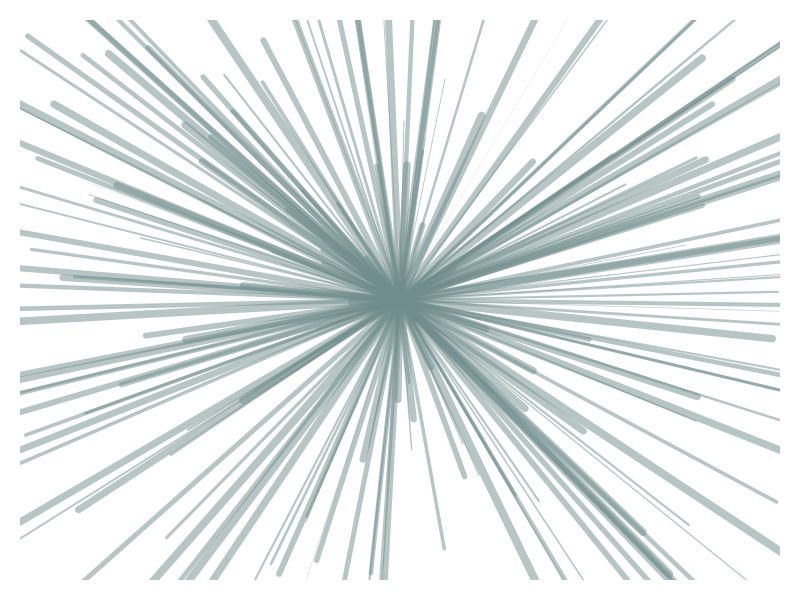
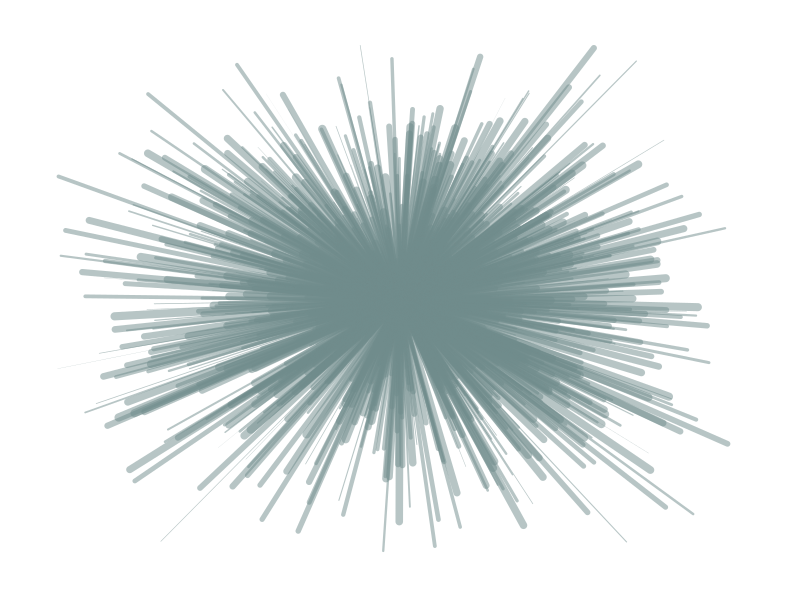
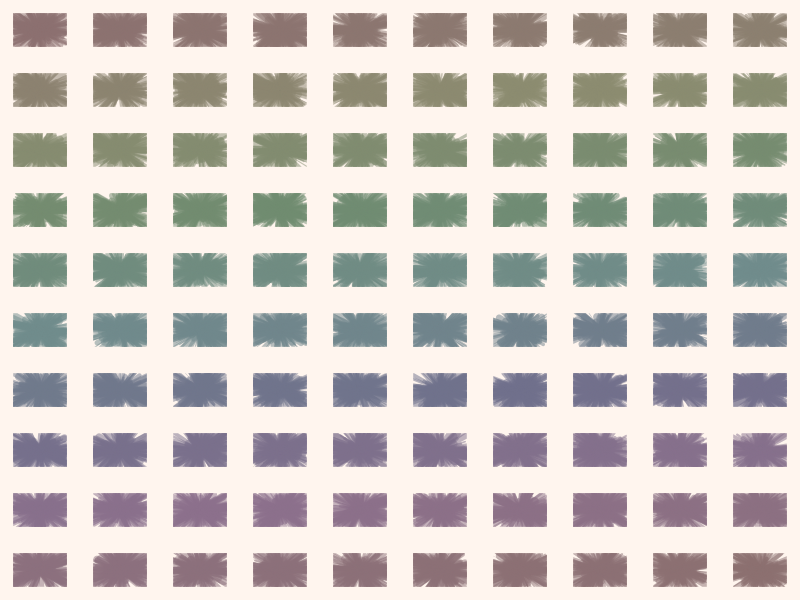
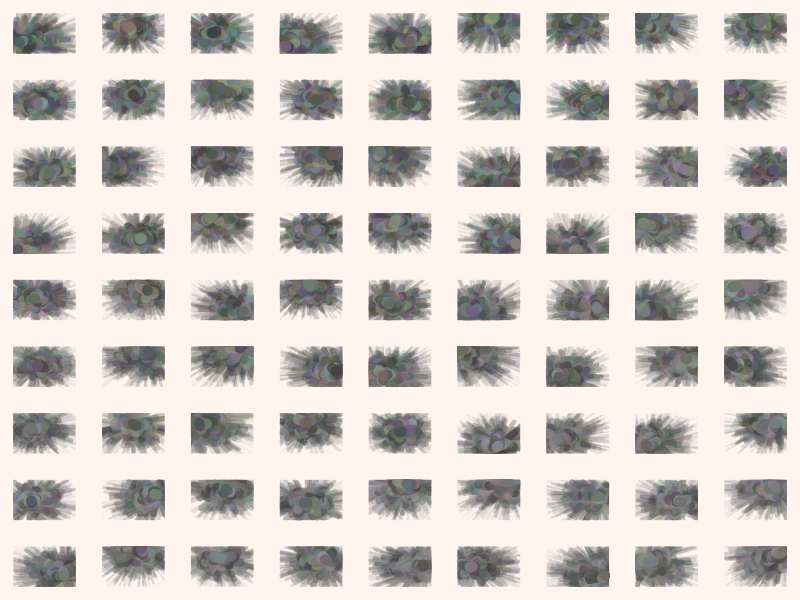
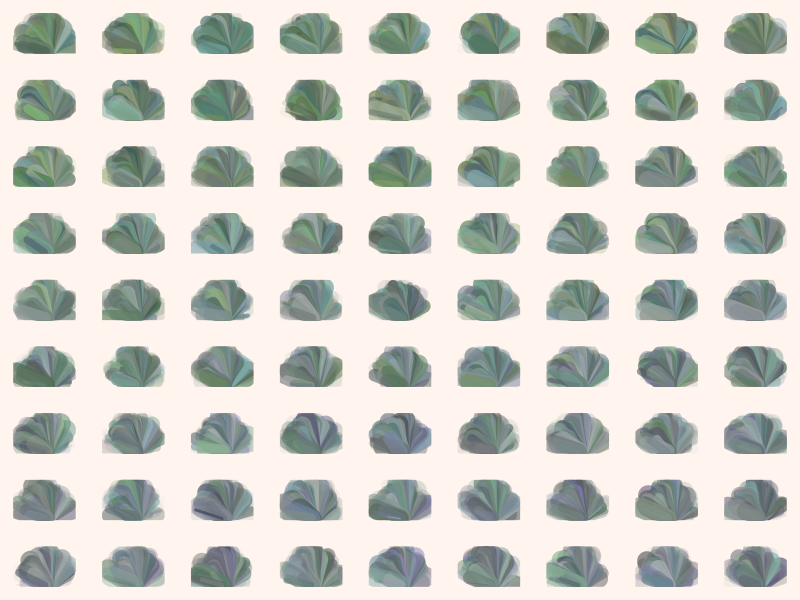
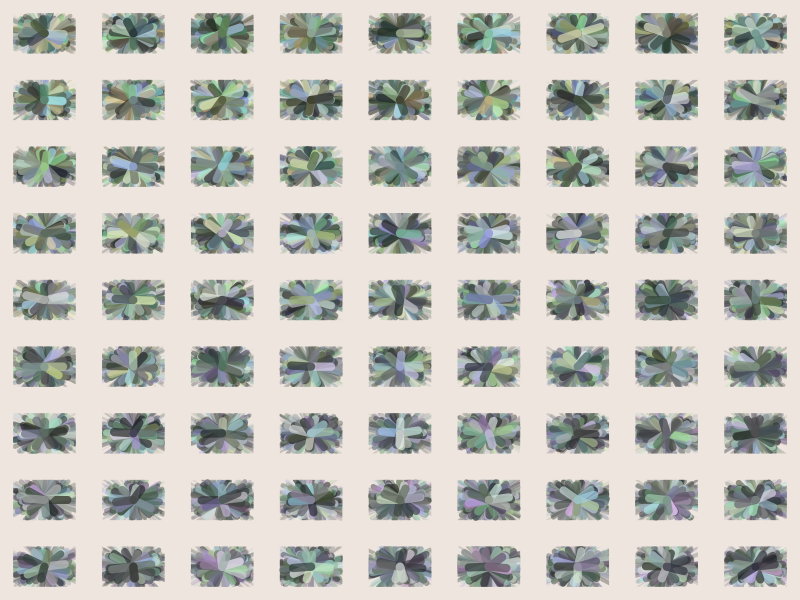

The R script that drew these images, in order:
library(tidyverse)
library(png)

#origin article here: http://www.r-graph-gallery.com/57-rays-abstract-painting/

# Function to create plots ------------------------------------------------

buildFan <- function(hue = 0.5, saturation = 0.20, value = 0.55, alpha = 0.5,
                     hue.range = 0, saturation.range = 0, value.range = 0, alpha.range = 0,
                     x.end = NULL, y.end = NULL, x.center = NULL, y.center = NULL,
                     random.center = FALSE, segment.width = 8, n.segments = 200,
                     depth = FALSE, rescale = FALSE){
  
  #function builds a single fan plot
  #random vectors are generated if no vectors are provided
  #hue, saturation, value, and alpha should be between 0:1
  
  # set the center points of the segments
  x.center <- if (!is.null(x.center)) x.center else if(random.center == FALSE) 0 else if(is.null(x.end)) runif(1, -1, 1) else runif(1, min(x.end), max(x.end))
  y.center <- if (!is.null(y.center)) y.center else if(random.center == FALSE) 0 else if(is.null(y.end)) runif(1, -1, 1) else runif(1, min(y.end), max(y.end))
  
  # set the end of the segments. If vectors are provided then add some randomness
  x.end <- if(is.null(x.end)) rnorm(n.segments, 0, 1) else x.end * runif(n.segments, 0.3)
  y.end <- if(is.null(y.end)) rnorm(n.segments, 0, 1) else y.end * runif(n.segments, 0.3)
  
  # set the hue, saturation, value, and alpha per segment
  generate.variables <- function(variable, variable.range){
    runif(n = n.segments,
          min = max(0, variable - variable.range),
          max = min(1, variable + variable.range))
  }
  
  h <- generate.variables(hue, hue.range)
  s <- generate.variables(saturation, saturation.range)
  v <- generate.variables(value, value.range)
  alpha <- generate.variables(alpha, alpha.range)
  
  lwd <- segment.width * runif(n.segments)
  
  if (depth) {
    # reorganize the segments to give them depth. Layer the segments by length and then increase the color strength
    # effect should be the longer ones look like they're further back, darker, less colorful, thiner
    # shorter ones will be brighter, more colorful, thicker
    
    # sort vector by eucledian distance from their center (longest first)
    vector.order <- sqrt(abs(x.end - x.center) ^ 2 + abs(y.end - y.center) ^ 2) %>% order(decreasing = TRUE)
    x.end <- x.end[vector.order]
    y.end <- y.end[vector.order]
    
    # sort the colors by strength
    # leave out hsv so there is still some color variance per plot
    # h <- sort(h)
    # s <- sort(s)
    # v <- sort(v)
    alpha <- sort(alpha)
    lwd <- sort(lwd)
  }
  
  #rescale the x, y vectors so they're between -1 and 1
  if (rescale){
    rescale.vector <- function(x){(x - min(x))/(max(x) - min(x)) * 2 - 1}
    x.end <- rescale.vector(x.end)
    y.end <- rescale.vector(y.end)
  }
  
  #set graphical parameters
  par(mar = rep(1, 4),
      bty = "n")
  
  # draw the plot template
  plot(x = 0,
       y = 0,
       xlim = c(-1, 1),
       ylim = c(-1, 1),
       type = 'n',
       xaxt = 'n',
       yaxt = 'n',
       ann = FALSE)
  
  # draw the segments
  segments(x0 = x.center,
           y0 = y.center,
           x1 = x.end,
           y1 = y.end,
           col = hsv(h = h,
                     s = s,
                     v = v,
                     alpha = alpha),
           lwd = lwd)
}


# function wraps around buildFan to automate the printing of multiple plots ----------------------------------------------------

printFans <- function(hsv.array = seq(0, 1, length.out = 100), filename = "fans.png",
                      output.image.width = 4608, output.image.height = 2880, background = "seashell", ...){
  
  # function automates the printing and saving of buildFan
  # hsv.array is the array colors to map the buildFan function over. If only one vector is provided then it is
  # assumed to be hue. If two, then hue and saturation. If three, hue then saturation then value
  # length / nrow of hsv.array determines how many plots there will be
  # n.segments is number of segments per plot
  
  # n.plots is the number of plots to be printed determined by the length/nrow of hsv.array
  n.plots <- if (!is.null(nrow(hsv.array))) nrow(hsv.array) else length(hsv.array)
  
  if (sqrt(n.plots) %% 1 != 0) stop("Square root of the number of plots must be a whole number.")
  
  # set where to save
  png(filename = filename,
      width = output.image.width,
      height = output.image.height)
    
  # set graphical parameters
  par(bg = background,
      mar = rep(2, 4),
      mfrow = c(sqrt(n.plots), sqrt(n.plots)),
      bty = "n")
  
  #ensure hsv list to map over is dataframe and rename columns
  hsv.array <- as.data.frame(hsv.array)
  names(hsv.array) <- c("hue", "saturation", "value")[1:ncol(hsv.array)]
  
  # run the function over the hsv.array, saves plots
  pwalk(hsv.array, buildFan, ...)
  
  # reset graphics
  invisible(dev.off())
  
}

# test the fan functions --------------------------------------------------

# build a single fan
buildFan()

# build a panel of fans and save it
printFans()


# build different designs -------------------------------------------------

#random
buildFan(n.segments = 1000,
         x.end = runif(1000, -1, 1),
         y.end = runif(1000, -1, 1),
         x.center = rep(0, 1000),
         y.center = rep(0, 1000))

# define the colors to map the function over
n.plots <- 9^2
hues <- tibble(hue = seq(0.35, 0.55, length = n.plots),
               saturation = seq(0.25, 0.1, length = n.plots))

# specific colors with random segments
printFans(hsv.array = hues,
          n.segments = 250,
          depth = TRUE,
          hue.range = 0.5,
          saturation.range = 0.10,
          value = 0.45,
          value.range = 0.20,
          alpha = 0.3,
          alpha.range = 0.30,
          segment.width = 10,
          random.center = TRUE)

# semi circle
n.segments <- 150
base.vector <- seq(0, pi, length = n.segments)
x.vector <- cos(base.vector)
y.vector <- sin(base.vector) * 2 - 1
printFans(hsv.array = hues,
          n.segments = n.segments,
          x.end = x.vector,
          y.end = y.vector,
          x.center = 0,
          y.center = -1,
          hue.range = 0.20,
          saturation.range = 0.20,
          value.range = 0.20,
          alpha.range = 0.40,
          alpha = 0.3,
          segment.width = 20)

# circle
n.segments <- 200
base.vector <- seq(0, pi*2, length = n.segments)
x.vector <- cos(base.vector) * 2
y.vector <- sin(base.vector) * 2
printFans(hsv.array = hues,
          n.segments = n.segments,
          x.end = x.vector,
          y.end = y.vector,
          hue.range = 0.30,
          saturation.range = 0.20,
          value.range = 0.40,
          alpha.range = 0.40,
          alpha = 0.3,
          output.image.width = 2500,
          output.image.height = 2500,
          depth = TRUE,
          background = "seashell2")